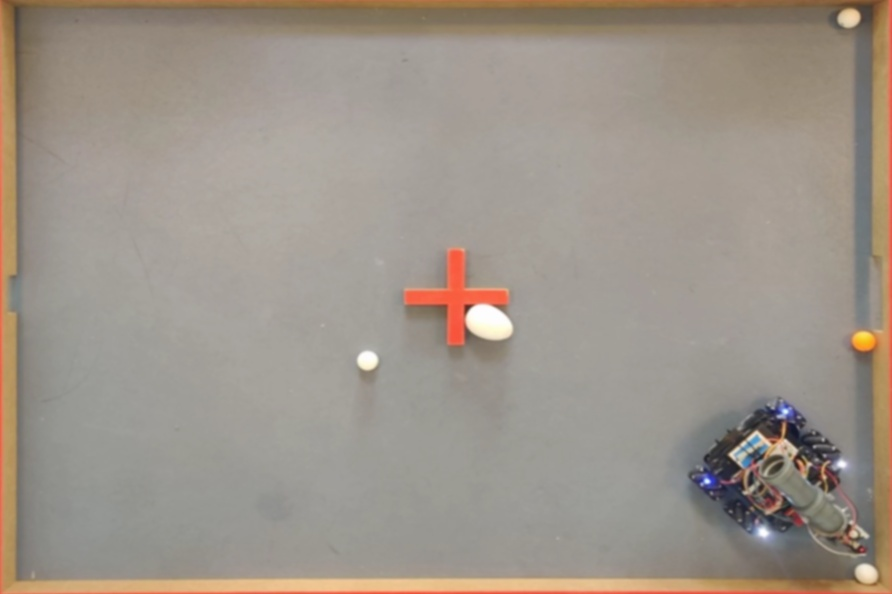
#> input picture picture/test1.jpg, 892 x 594 px
$ python -i image_detection_fromROBO.py   (imports and definitions only)
#> lines starting #> are read from the running program, lines starting #| are printed output that depends on the picture; after the words box and inside, x2 and y2 are one past the last pixel; in counts of white or black regions, pixels touching at a corner belong together
#> further down, picture is the input picture: shape (594, 892, 3); mean B, G, R 137.7, 148, 157.5
import math
import os
import cv2
from cv2 import GaussianBlur
import numpy as np
import random
import imutils
import argparse
import json


# Function to check if a point is within any detected orange region
# [138 lines left out: functions check_point_in_orange_region, egg_draw, is_ball_in_area, circle_detection, not called in this run]
    # [32 lines of commented-out code are left out]


def detect_ball_colors(image):
    #https://www.geeksforgeeks.org/multiple-color-detection-in-real-time-using-python-opencv/
    #https://colorpicker.me/#ffffff
    # https://colorizer.org/
  # Capturing video through webcam
 #  webcam = cv2.VideoCapture(0)

 # Start a while loop
 #while(1):

    # Reading the video from the
    # webcam in image frames
    # _, imageFrame = webcam.read()

    # Convert the imageFrame in
    # BGR(RGB color space) to
    # HSV(hue-saturation-value)
    # color space
    hsvFrame = cv2.cvtColor(image, cv2.COLOR_BGR2HSV)
#> hsvFrame: shape (594, 892, 3); mean H, S, V 22, 32.1, 157.9

    # Set range for red color and
    # define mask
    red_lower = np.array([0, 113, 180], np.uint8) #HSV   0, 113, 180 # 6, 128, 244
    red_upper = np.array([9, 255, 255], np.uint8) #HSV  9, 255, 255 # 10, 163, 255
    red_mask = cv2.inRange(hsvFrame, red_lower, red_upper)
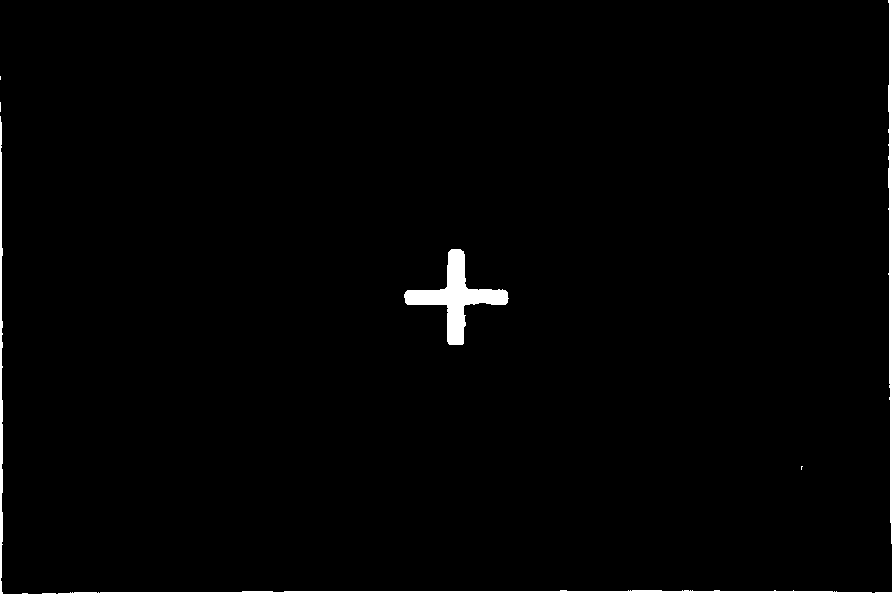
#> red_mask: shape (594, 892); 1.5% white; 9 white regions (5 under 20 px), largest, box (x1, y1, x2, y2) and area: (404, 249, 509, 345) 2960, (58, 590, 892, 594) 2287, (888, 0, 892, 544) 1521, (0, 116, 3, 594) 1086

    orange_lower = np.array([11, 152, 154], np.uint8) #HSV
    orange_upper = np.array([50, 255, 255], np.uint8) #HSV 65, 211, 255
    orange_mask = cv2.inRange(hsvFrame, orange_lower, orange_upper)
#> orange_mask: shape (594, 892); 0.2% white; 19 white regions (13 under 20 px), largest, box (x1, y1, x2, y2) and area: (852, 333, 881, 352) 426, (336, 0, 414, 3) 179, (512, 0, 576, 3) 167, (418, 0, 479, 4) 139, (664, 0, 684, 2) 33, (481, 0, 495, 2) 25

    """
    Attempt on the picture ending with 59, with both higher and lower values at the same time
    BEST SO FAR
    """
    #ORIGINAL
    white_lower = np.array([ 15, 0, 200], np.uint8) #HSV 6, 0, 191
    white_upper = np.array([41, 59, 255], np.uint8) #HSV 179, 42, 255
    white_mask = cv2.inRange(hsvFrame, white_lower, white_upper)
#> white_mask: shape (594, 892); 0.3% white; 25 white regions (17 under 20 px), largest, box (x1, y1, x2, y2) and area: (467, 314, 513, 340) 787, (357, 351, 378, 370) 287, (856, 564, 876, 578) 210

    """
    Attempt on the picture ending with 46
    """
    blue_lower = np.array([95, 66, 141], np.uint8) #HSV
    blue_upper = np.array([113, 150, 205], np.uint8) #HSV
    blue_mask = cv2.inRange(hsvFrame, blue_lower, blue_upper)
#> blue_mask: shape (594, 892); 0.04% white in thin lines or dots, all inside (x1, y1, x2, y2) = (741, 412, 783, 534)

    # Set range for pink color and
    # define mask
    pink_lower = np.array([154,  62,  80], np.uint8) #HSV
    pink_upper = np.array([169, 105, 255], np.uint8) #HSV
    pink_mask = cv2.inRange(hsvFrame, pink_lower, pink_upper)
#> pink_mask: shape (594, 892); 0.01% white in thin lines or dots, all inside (x1, y1, x2, y2) = (721, 421, 818, 502)

    # Set range for green color and
    # define mask
    green_lower = np.array([72, 130, 187], np.uint8) #HSV   51,  87, 182
    green_upper = np.array([129, 241, 255], np.uint8) #HSV   89, 255 , 255
    green_mask = cv2.inRange(hsvFrame, green_lower, green_upper)
#> green_mask: shape (594, 892); 0.01% white in thin lines or dots, all inside (x1, y1, x2, y2) = (706, 407, 785, 484)


    yellow_lower = np.array([20, 131, 199], np.uint8) #HSV  28,  82, 247   # 20,  40, 247 # 20, 131, 199
    yellow_upper = np.array([ 50, 202, 255], np.uint8) #HSV 46, 172, 255   #  27, 202, 255
    yellow_mask = cv2.inRange(hsvFrame, yellow_lower, yellow_upper)
#> yellow_mask: shape (594, 892); 0.02% white; 1 white region, box (x1, y1, x2, y2) and area: (855, 332, 872, 340) 85

    orange_detected = []
    # point_in_orange_region = False
    #px, py = 1302, 166


    ###########################################################

    # Morphological Transform, Dilation
    # for each color and bitwise_and operator
    # between imageFrame and mask determines
    # to detect only that particular color
    kernel = np.ones((5, 5), "uint8")

    # For red color
    red_mask = cv2.dilate(red_mask, kernel)
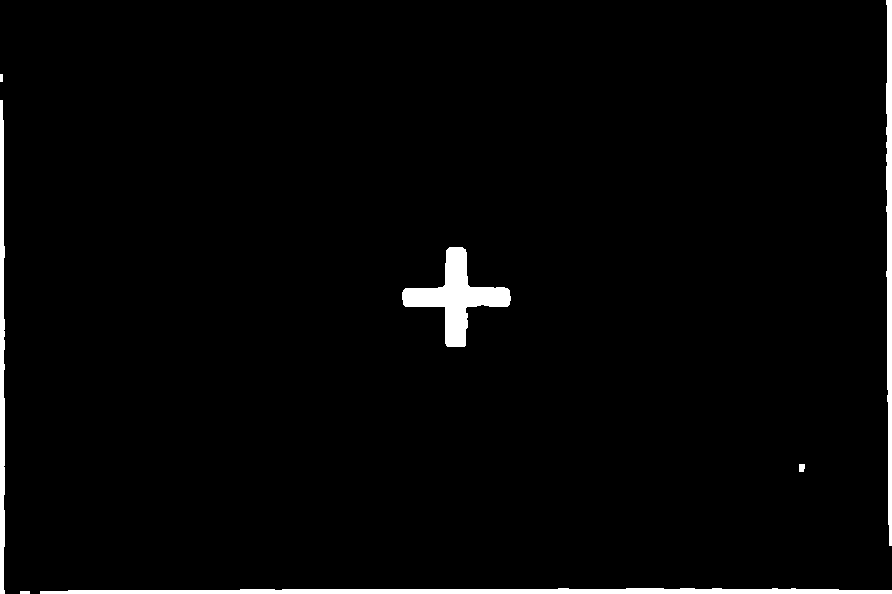
#> red_mask: shape (594, 892); 2.4% white; 7 white regions, largest, box (x1, y1, x2, y2) and area: (40, 588, 892, 594) 4057, (402, 247, 511, 347) 3814, (886, 0, 892, 546) 2654
    res_red = cv2.bitwise_and(image, image,
                              mask = red_mask)
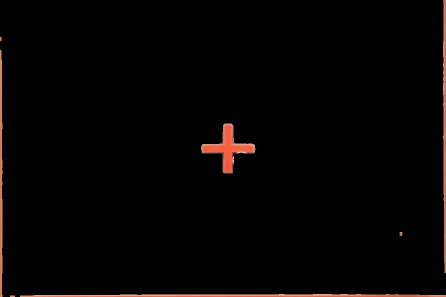
#> res_red: shape (594, 892, 3) (shown at 1/2 size); mean B, G, R 2.2, 3, 5.3

    # For orange color
    orange_mask = cv2.dilate(orange_mask, kernel)
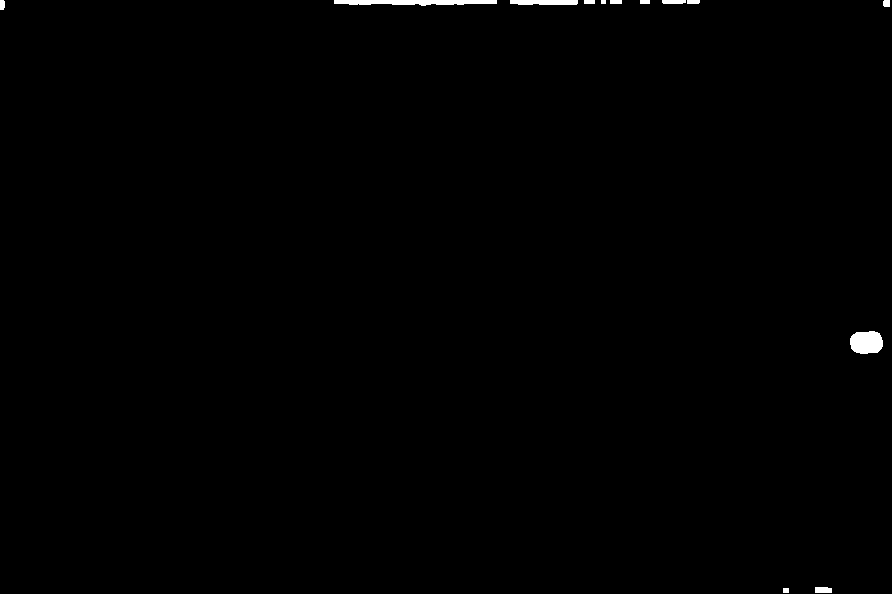
#> orange_mask: shape (594, 892); 0.42% white; 13 white regions, largest, box (x1, y1, x2, y2) and area: (334, 0, 497, 6) 738, (850, 331, 883, 354) 636, (510, 0, 578, 5) 325
    res_orange = cv2.bitwise_and(image, image,
                                mask = orange_mask)


    # For blue color
    blue_mask = cv2.dilate(blue_mask, kernel)
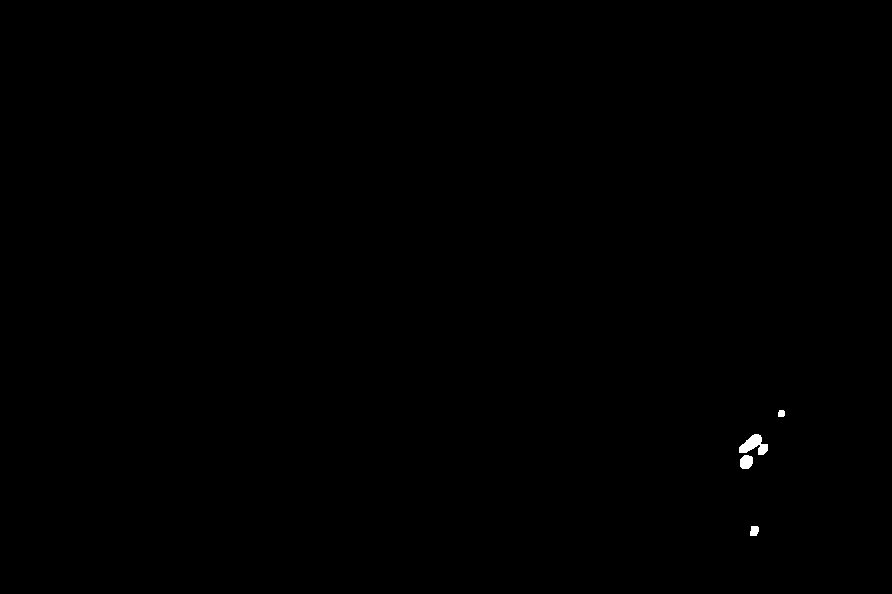
#> blue_mask: shape (594, 892); 0.12% white; 4 white regions, box (x1, y1, x2, y2) and area: (739, 434, 768, 455) 345, (740, 455, 753, 469) 153, (750, 526, 759, 536) 78, (778, 410, 785, 417) 45
    res_blue = cv2.bitwise_and(image, image,
                               mask = blue_mask)

    # For pink color
    pink_mask = cv2.dilate(pink_mask, kernel)
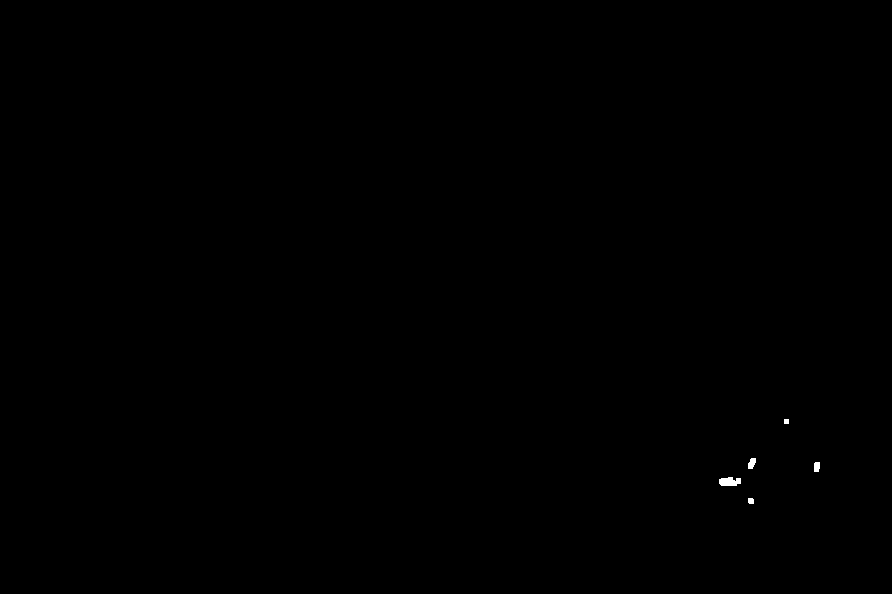
#> pink_mask: shape (594, 892); 0.06% white; 5 white regions, box (x1, y1, x2, y2) and area: (719, 477, 741, 486) 161, (748, 458, 756, 469) 66, (814, 462, 820, 472) 56, (748, 498, 754, 504) 34, (784, 419, 789, 424) 25
    res_pink = cv2.bitwise_and(image, image,
                              mask = pink_mask)
    # # For green color
    green_mask = cv2.dilate(green_mask, kernel)
#> green_mask: shape (594, 892); 0.05% white; 4 white regions, box (x1, y1, x2, y2) and area: (704, 473, 716, 486) 106, (750, 436, 760, 445) 78, (743, 461, 749, 467) 35, (782, 405, 787, 410) 25
    res_green = cv2.bitwise_and(image, image,
                               mask = green_mask)

    # # For yellow color
    yellow_mask = cv2.dilate(yellow_mask, kernel)
#> yellow_mask: shape (594, 892); 0.04% white; 1 white region, box (x1, y1, x2, y2) and area: (853, 330, 874, 342) 210
    res_yellow = cv2.bitwise_and(image, image,
                               mask = yellow_mask)


    # Morphological Transform, Erosion followed by Dilation
    # kernel = np.ones((9, 9), "uint8")
    kernel = np.ones((6, 6), "uint8")
    white_mask = cv2.erode(white_mask, kernel, iterations=1)
#> white_mask: shape (594, 892); 0.1% white; 3 white regions, box (x1, y1, x2, y2) and area: (471, 319, 510, 338) 416, (860, 568, 873, 576) 71, (361, 359, 376, 368) 64
    white_mask = cv2.dilate(white_mask, kernel, iterations=2)
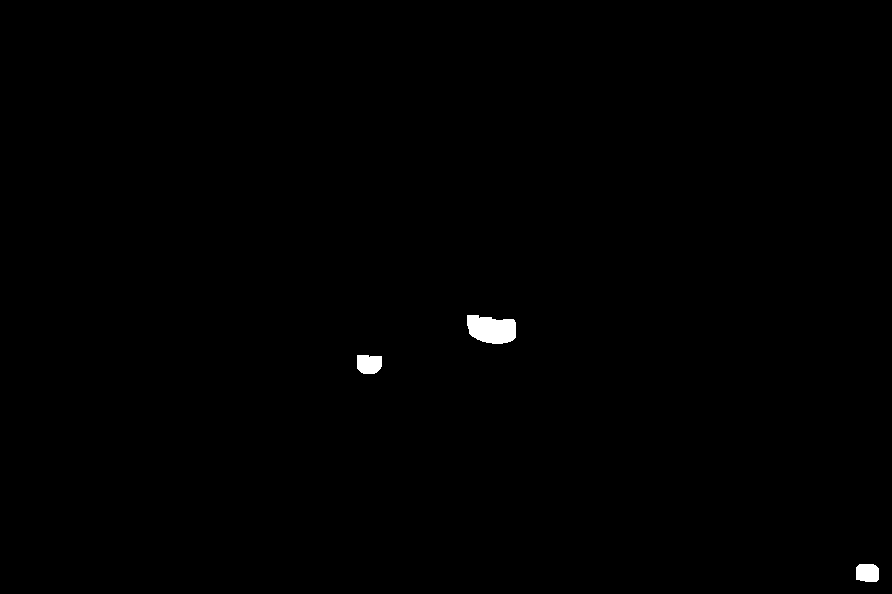
#> white_mask: shape (594, 892); 0.37% white; 3 white regions


    # Creating contour to track red color
    contours, hierarchy = cv2.findContours(red_mask,
                                           cv2.RETR_TREE,
                                           cv2.CHAIN_APPROX_SIMPLE)
#> contours = 7 contours, 2 with area under 20; largest, box (x1, y1, x2, y2) and area: (402, 247, 511, 347) 3622, (40, 588, 892, 594) 3202, (886, 0, 892, 546) 2104, (0, 100, 5, 594) 1641, (799, 464, 805, 472) 32

    #MAybe save the data, and when this function is almost done, fiind the median of the two values if any. Or just use the only one
    #regarding the arena
    for pic, contour in enumerate(contours):
        area = cv2.contourArea(contour)
        if area > 5000:
            x, y, w, h = cv2.boundingRect(contour)
            if area > 6000 and area < 8000:  # area of cross is aprox 7000
                rect = cv2.minAreaRect(contour)
                box = cv2.boxPoints(rect)
                box = np.int0(box)

                center = (int(rect[0][0]), int(rect[0][1]))
                size = (int(rect[1][0] // 2) + 10, int(rect[1][1] // 2) + 10)
                angle = rect[2] + 45

                # Create a rotation matrix
                M = cv2.getRotationMatrix2D(center, angle, 1.0)

                # Calculate the end points of the cross lines
                end1 = (int(center[0] + size[0] * np.cos(np.radians(angle))),
                        int(center[1] + size[0] * np.sin(np.radians(angle))))
                end2 = (int(center[0] - size[0] * np.cos(np.radians(angle))),
                        int(center[1] - size[0] * np.sin(np.radians(angle))))
                end3 = (int(center[0] + size[1] * np.cos(np.radians(angle + 90))),
                        int(center[1] + size[1] * np.sin(np.radians(angle + 90))))
                end4 = (int(center[0] - size[1] * np.cos(np.radians(angle + 90))),
                        int(center[1] - size[1] * np.sin(np.radians(angle + 90))))

                # Draw the cross
                cv2.line(image, end1, end2, (0, 0, 255), 2)
                cv2.line(image, end3, end4, (0, 0, 255), 2)

                cv2.putText(image, "Red Colour", (int(rect[0][0]), int(rect[0][1])), cv2.FONT_HERSHEY_SIMPLEX, 1.0, (0, 0, 255))

                no_go_zones = []
                no_go_zones.append([
                    (end1, end2),
                    (end3, end4)
                ])

                save_no_go_zones(no_go_zones)


                cv2.putText(image, "Red Colour utils", (x, y),
                            cv2.FONT_HERSHEY_SIMPLEX, 1.0,
                            (0, 0, 255))
#> this loop made 7 passes
#> area on passes 2, 3, 4, 5, 7: 3202.5, 32.5, 3622.5, 1641, 2104.5

    # Creating contour to track orange color
    contours, hierarchy = cv2.findContours(orange_mask,
                                           cv2.RETR_TREE,
                                           cv2.CHAIN_APPROX_SIMPLE)
#> contours = 13 contours, 1 with area under 20; largest, box (x1, y1, x2, y2) and area: (850, 331, 883, 354) 592, (334, 0, 497, 6) 572, (510, 0, 578, 5) 254, (815, 587, 832, 593) 76, (662, 0, 686, 4) 66

    for pic, contour in enumerate(contours):
        area = cv2.contourArea(contour)
        if(area > 300):
            x, y, w, h = cv2.boundingRect(contour)
            # image = cv2.rectangle(image, (x, y),
            #                            (x + w, y + h),
            #                            (0, 165, 255), 2)  #color of the rectangle, and 2 is the thickness
            #print(f"(Orange x={x}, y={y}) w={w} h={h} area={area}")
            orange_detected.append(contour)
            # check_point_in_orange_region(contours)

            cv2.putText(image, "Orange Colour", (x, y),
                        cv2.FONT_HERSHEY_SIMPLEX,
                        1.0, (0, 165, 255))
#> this loop made 13 passes
#> (area, x, y, w, h) on passes 3, 12: (592.5, 850, 331, 33, 23), (572, 334, 0, 163, 6)
#> image: shape (594, 892, 3); 0.03% of pixels changed, all inside (x1, y1, x2, y2) = (343, 0, 892, 332)
#> after the loop, orange_detected = 2 contours; box (x1, y1, x2, y2) and area: (850, 331, 883, 354) 592, (334, 0, 497, 6) 572
            # orange_detected.append(contour)
    #check_point_in_orange_region(contours)
    image, matched_circles = match_circles_and_contours(image, orange_detected)
    check_point_in_orange_region(orange_detected)


    # Creating contour to track white color
    # Additional preprocessing to separate close objects
    blurred = cv2.GaussianBlur(white_mask, (5, 5), 0)
    _, thresh = cv2.threshold(blurred, 0, 255, cv2.THRESH_BINARY + cv2.THRESH_OTSU)

    # Use distance transform and watershed algorithm to separate objects
    dist_transform = cv2.distanceTransform(thresh, cv2.DIST_L2, 5)
    ret, sure_fg = cv2.threshold(dist_transform, 0.5 * dist_transform.max(), 255, 0)  #0.5*
    sure_fg = np.uint8(sure_fg)
    unknown = cv2.subtract(thresh, sure_fg)
    ret, markers = cv2.connectedComponents(sure_fg)
    markers = markers + 1
    markers[unknown == 255] = 0
    markers = cv2.watershed(image, markers)
    # image[markers == -1] = [0, 0, 255]


    contours, hierarchy = cv2.findContours(white_mask,
                                           cv2.RETR_TREE,
                                           cv2.CHAIN_APPROX_SIMPLE)
    for pic, contour in enumerate(contours):
        area = cv2.contourArea(contour)
        if(area > 450):
            x, y, w, h = cv2.boundingRect(contour)
            # image = cv2.rectangle(image, (x, y),
            #                            (x + w, y + h),
            #                            (255, 255, 255), 2)
            # print(f"(White objects: x={x}, y={y}) w={w} h={h} area={area}")
            #If a big white object is detected with size of the egg, draw an ellipse to specify the egg
            if(area > 2000 and area < 4000): #before 2900
                image = egg_draw(image,x,y,w,h,area)
            # #If a big white object is detected with size of the car
            # if(area > 13000 and area < 22000):
            #     image = car_draw(image,x,y,w,h,area)
            #(x=638, y=683) w=31 h=80 area=813.5 small white square


            cv2.putText(image, "White Colour", (x, y),
                        cv2.FONT_HERSHEY_SIMPLEX,
                        1.0, (255, 255, 255))


    # # Creating contour to track green color
    contours, hierarchy = cv2.findContours(green_mask,
                                           cv2.RETR_TREE,
                                           cv2.CHAIN_APPROX_SIMPLE)
    for pic, contour in enumerate(contours):
        area = cv2.contourArea(contour)
        if(area > 500):
            x, y, w, h = cv2.boundingRect(contour)
            image = cv2.rectangle(image, (x, y),
                                       (x + w, y + h),
                                       (0, 255, 0), 2)
            print(f"(Green x={x}, y={y}) w={w} h={h} area={area}")
            cv2.putText(image, "Green Colour", (x, y),
                        cv2.FONT_HERSHEY_SIMPLEX,
                        1.0, (0, 255, 0))

    # # Creating contour to track yellow color
    contours, hierarchy = cv2.findContours(yellow_mask,
                                           cv2.RETR_TREE,
                                           cv2.CHAIN_APPROX_SIMPLE)
    for pic, contour in enumerate(contours):
        area = cv2.contourArea(contour)
        if(area > 800):
            x, y, w, h = cv2.boundingRect(contour)
            image = cv2.rectangle(image, (x, y),
                                       (x + w, y + h),
                                       (0, 0, 0), 2)
            print(f"(yellow x={x}, y={y}) w={w} h={h} area={area}")
            # line_drawForPat(image, x, y, w, h, area)
            cv2.putText(image, "yellow Colour", (x, y),
                        cv2.FONT_HERSHEY_SIMPLEX,
                        1.0, (0, 0, 0))


    # Program Termination
    # cv2.imshow("Multiple Color Detection in Real-TIme utils", image)

    # return orange_detected, image
    return image
    # [4 lines of commented-out code are left out]


def match_circles_and_contours(image, contours):

    #To store balls in separate arrays
    white_balls = []
    orange_balls = []

    # Check each ball coordinate
    balls = load_balls("balls.json")
#> (reads balls.json from the repository)
    matched_circles = []
    for cx, cy in balls:
        for contour in contours:
            x, y, w, h = cv2.boundingRect(contour)
            if x <= cx <= x + w and y <= cy <= y + h:
                matched_circles.append((cx, cy))
                cv2.rectangle(image, (x, y), (x + w, y + h), (0, 165, 255), 2)
                cv2.putText(image, "Orange Colour", (x, y),
                            cv2.FONT_HERSHEY_SIMPLEX, 1.0, (0, 165, 255))
                #print(f"we had a match at {cx},{cy}")
                orange_balls.append((cx, cy))
            else:
                white_balls.append((cx, cy))
#> after the loop, matched_circles = []; orange_balls = []; white_balls = []


    saveOrange_balls(orange_balls)
    saveWhite_balls(white_balls)


    return image, matched_circles


# [15 lines left out: functions save_balls, saveOrange_balls, saveWhite_balls, not called in this run]

def load_balls(filename="balls.json"):
    with open(filename, 'r') as file:
        balls = json.load(file)
    # Convert the list of lists back to a list of tuples
    return [tuple(center) for center in balls]

# [4 lines left out: function print_balls, not called in this run]

def save_Egg(egg, filename="egg.json"):
    with open(filename, 'w') as file:
        json.dump(egg, file, indent=4)

def save_no_go_zones(zones, filename="no_go_zones.json"):
    with open(filename, 'w') as file:
        json.dump(zones, file)


# [24 lines left out: function check_point_in_orange_region, not called in this run]

def save_no_go_zones(zones, filename="no_go_zones.json"):
    with open(filename, 'w') as file:
        json.dump(zones, file)

# [104 lines left out: functions rgb_to_hsv, find_carv2, not called in this run]


# Example usage
# Assuming you have an image (mask) loaded as `image`
# image = cv2.imread('path_to_image.png', cv2.IMREAD_GRAYSCALE)
# center_x, center_y, angle_deg = find_carv2(image)
# print(f'The center of the combined shapes is at: ({center_x}, {center_y}) with angle: {angle_deg} degrees')

>>> import cv2
>>> picture = cv2.imread('test1.jpg')
#> (the run stopped early here; a loop or call above may not have finished)
